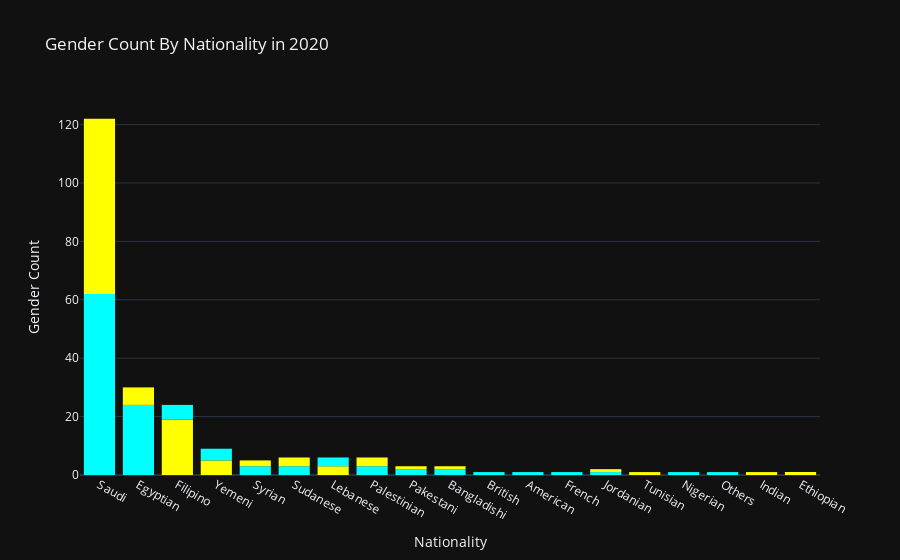

This figure's notebook cell:
### Code cell
colors={'Male':'#00FFFF','Female':'#FFFF00'}
fig1=go.Figure(data=go.Bar(x=df_gender['NATIONALITY'],y=df_gender['count'] ,
                           marker_color=[colors[g] for g in df_gender['GENDER'] ]
                           
                          ))
fig1.update_layout( barmode='group',title='Gender Count By Nationality in 2020',xaxis_title='Nationality',yaxis_title='Gender Count',
                   legend=dict(title='Gender',yanchor='bottom',y=1.02,xanchor='right',x=1, traceorder='normal', 
                              ),
                  )
fig1.update_traces(marker_line_width=0 )
fig1.layout.template='plotly_dark'
fig1.show()

### Figure 1 — Plotly figure (JSON) as saved in the notebook; plotly's stock layout.template omitted (floating-point values rounded to 4 significant figures)
{"data": [{"marker": {"color": ["#00FFFF", "#FFFF00", "#00FFFF", "#FFFF00", "#FFFF00", "#FFFF00", "#00FFFF", "#00FFFF", "#00FFFF", "#00FFFF", "#FFFF00", "#00FFFF", "#FFFF00", "#FFFF00", "#00FFFF", "#00FFFF", "#00FFFF", "#FFFF00", "#00FFFF", "#00FFFF", "#00FFFF", "#00FFFF", "#FFFF00", "#00FFFF", "#00FFFF", "#FFFF00", "#FFFF00", "#FFFF00", "#FFFF00", "#FFFF00"], "line": {"width": 0}}, "type": "bar", "x": ["Saudi", "Saudi", "Egyptian", "Filipino", "Egyptian", "Yemeni", "Filipino", "Yemeni", "Syrian", "Sudanese", "Lebanese", "Palestinian", "Palestinian", "Sudanese", "Lebanese", "Pakestani", "Bangladishi", "Syrian", "British", "American", "French", "Jordanian", "Tunisian", "Nigerian", "Others", "Pakestani", "Jordanian", "Indian", "Ethiopian", "Bangladishi"], "y": [62, 60, 24, 19, 6, 5, 5, 4, 3, 3, 3, 3, 3, 3, 3, 2, 2, 2, 1, 1, 1, 1, 1, 1, 1, 1, 1, 1, 1, 1]}], "layout": {"barmode": "group", "legend": {"title": {"text": "Gender"}, "traceorder": "normal", "x": 1, "xanchor": "right", "y": 1.02, "yanchor": "bottom"}, "title": {"text": "Gender Count By Nationality in 2020"}, "xaxis": {"title": {"text": "Nationality"}}, "yaxis": {"title": {"text": "Gender Count"}}}}
